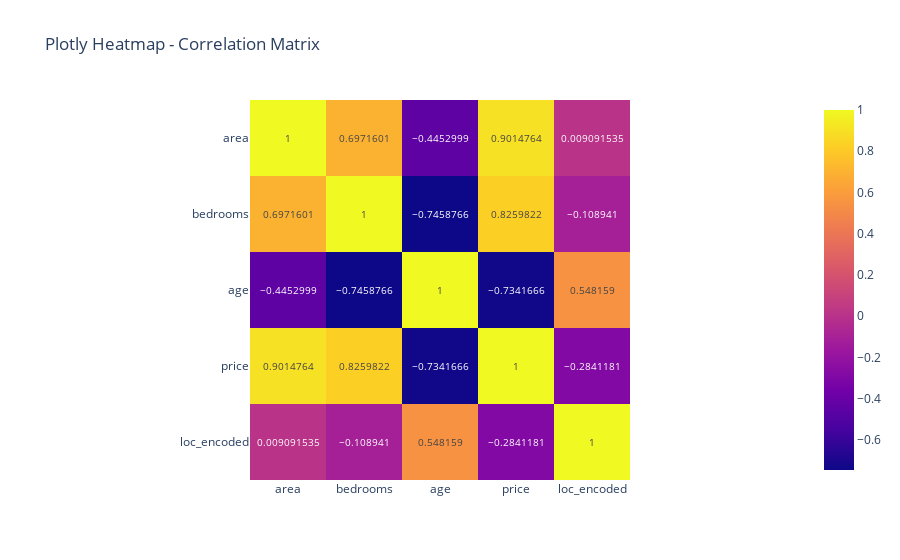

Source (notebook cell):
### Code cell
# Drop non-numeric columns
df_numeric = df.select_dtypes(include=["number"])

# Compute correlation matrix
corr_matrix = df_numeric.corr()

# Plotly Heatmap with Only Numeric Columns
fig = px.imshow(corr_matrix, text_auto=True, title="Plotly Heatmap - Correlation Matrix")

# Show plot
fig.show()

### Figure 1 — Plotly figure (JSON) as saved in the notebook; plotly's stock layout.template omitted (floating-point values rounded to 4 significant figures)
{"data": [{"coloraxis": "coloraxis", "hovertemplate": "x: %{x}<br>y: %{y}<br>color: %{z}<extra></extra>", "name": "0", "texttemplate": "%{z}", "type": "heatmap", "x": ["area", "bedrooms", "age", "price", "loc_encoded"], "xaxis": "x", "y": ["area", "bedrooms", "age", "price", "loc_encoded"], "yaxis": "y", "z": [[1.0, 0.6972, -0.4453, 0.9015, 0.009092], [0.6972, 1.0, -0.7459, 0.826, -0.1089], [-0.4453, -0.7459, 1.0, -0.7342, 0.5482], [0.9015, 0.826, -0.7342, 1.0, -0.2841], [0.009092, -0.1089, 0.5482, -0.2841, 1.0]]}], "layout": {"coloraxis": {"colorscale": [[0, "#0d0887"], [0.1111, "#46039f"], [0.2222, "#7201a8"], [0.3333, "#9c179e"], [0.4444, "#bd3786"], [0.5556, "#d8576b"], [0.6667, "#ed7953"], [0.7778, "#fb9f3a"], [0.8889, "#fdca26"], [1, "#f0f921"]]}, "title": {"text": "Plotly Heatmap - Correlation Matrix"}, "xaxis": {"anchor": "y", "constrain": "domain", "domain": [0, 1], "scaleanchor": "y"}, "yaxis": {"anchor": "x", "autorange": "reversed", "constrain": "domain", "domain": [0, 1]}}}
